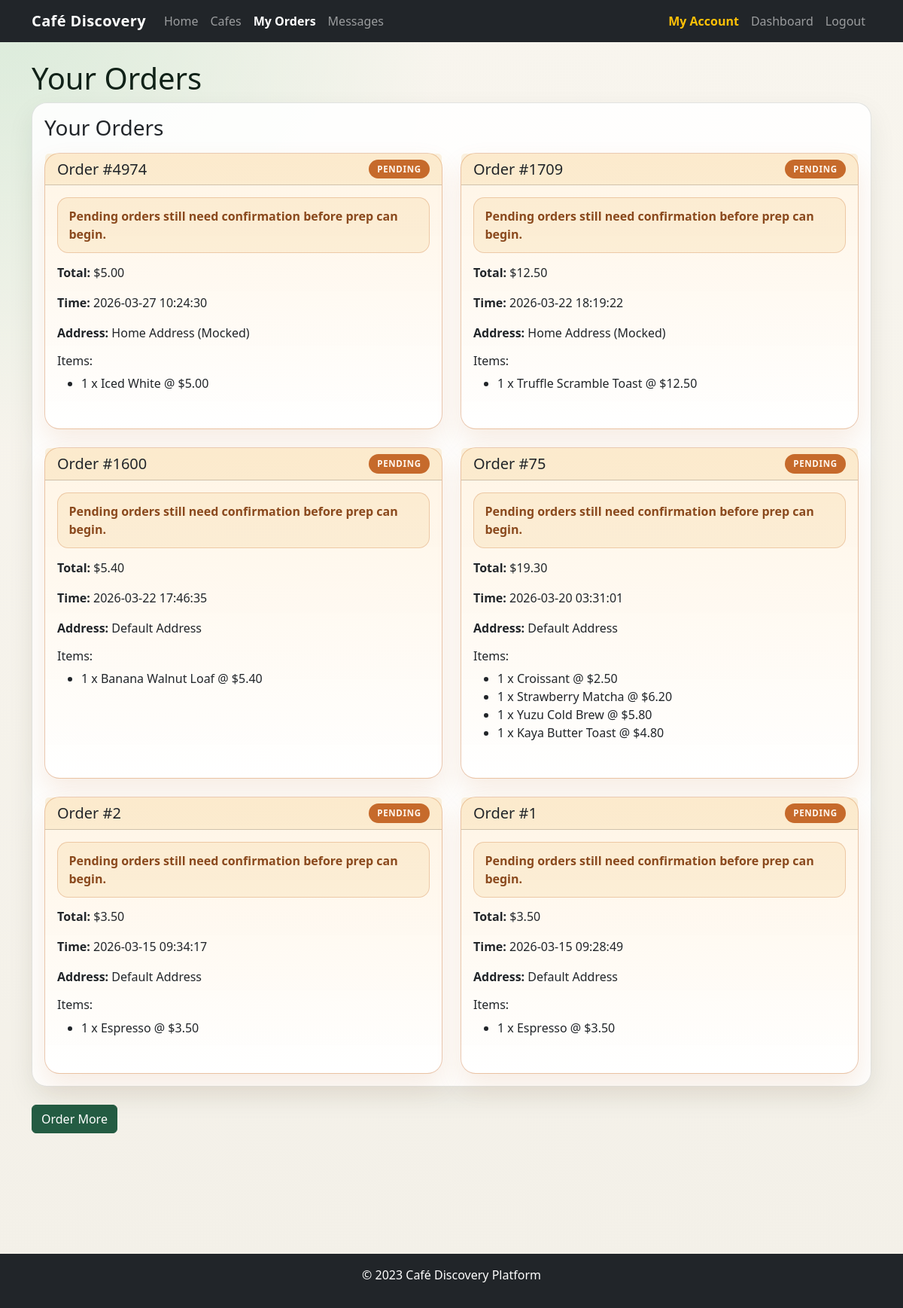
The page /orders on the database its author committed.
### app/models/menu_item.py (models this page shows)
class MenuItem(Base):
    __tablename__ = "menu_items"
    id = Column(Integer, primary_key=True, index=True)
    cafe_id = Column(Integer, ForeignKey("cafes.id"))
    name = Column(String, index=True)
    description = Column(Text)
    price = Column(Float)
    category = Column(String)  # e.g., drink, food
    is_available = Column(Boolean, default=True)
    image_url = Column(String, nullable=True)
    cafe = relationship("Cafe", back_populates="menu_items")
    cost = Column(Float, default=0.0, nullable=False)

### app/models/order.py (models this page shows)
class Order(Base):
    __tablename__ = "orders"
    id = Column(Integer, primary_key=True, index=True)
    customer_id = Column(Integer, ForeignKey("users.id"))
    cafe_id = Column(Integer, ForeignKey("cafes.id"))
    total_amount = Column(Float)
    status = Column(String, default="pending")  # pending, confirmed, preparing, ready, delivered
    order_time = Column(DateTime(timezone=True), server_default=func.now())
    delivery_address = Column(Text)
    notes = Column(Text, nullable=True)
    party_size = Column(Integer, default=1, nullable=False)
    customer = relationship("User")
    cafe = relationship("Cafe", back_populates="orders")
    items = relationship("OrderItem", back_populates="order")

class OrderItem(Base):
    __tablename__ = "order_items"
    id = Column(Integer, primary_key=True, index=True)
    order_id = Column(Integer, ForeignKey("orders.id"))
    menu_item_id = Column(Integer, ForeignKey("menu_items.id"))
    quantity = Column(Integer)
    price = Column(Float)  # price at time of order
    order = relationship("Order", back_populates="items")
    menu_item = relationship("MenuItem")

### main.py (the view)
@app.get("/orders", response_class=HTMLResponse)
async def user_orders(
    request: Request,
    status: str = "",
    date_from: str = "",
    date_to: str = "",
    item_search: str = "",
    customer_search: str = "",
    sort: str = "newest",
    show_all: str = "",
    current_user: User = Depends(get_current_user_optional),
    db: Session = Depends(get_db),
):
    if not current_user:
        return RedirectResponse(url="/login", status_code=302)
    query = db.query(Order).options(
        joinedload(Order.items).joinedload(OrderItem.menu_item),
        joinedload(Order.customer),
        joinedload(Order.cafe),
    )
    if current_user.role == "vendor":
        cafe_ids = [cafe.id for cafe in db.query(Cafe).filter(Cafe.vendor_id == current_user.id).all()]
        query = query.filter(Order.cafe_id.in_(cafe_ids)) if cafe_ids else query.filter(False)
        if status:
            if status == "new":
                query = query.filter(Order.status == "confirmed")
            elif status == "closed":
                query = query.filter(Order.status == "ready")
            else:
                query = query.filter(Order.status == status)
        if date_from:
            try:
                query = query.filter(func.date(Order.order_time) >= datetime.strptime(date_from, "%Y-%m-%d").date())
            except ValueError:
                pass
        if date_to:
            try:
                query = query.filter(func.date(Order.order_time) <= datetime.strptime(date_to, "%Y-%m-%d").date())
            except ValueError:
                pass
        if item_search:
            query = query.join(Order.items).join(OrderItem.menu_item).filter(MenuItem.name.ilike(f"%{item_search.strip()}%"))
        if customer_search:
            query = query.join(Order.customer).filter(
                (User.full_name.ilike(f"%{customer_search.strip()}%")) |
                (User.email.ilike(f"%{customer_search.strip()}%"))
            )
        if sort == "oldest":
            query = query.order_by(Order.order_time.asc())
        elif sort == "highest":
            query = query.order_by(Order.total_amount.desc(), Order.order_time.desc())
        else:
            query = query.order_by(Order.order_time.desc())
        orders = query.distinct().all()
    else:
        orders = query.filter(Order.customer_id == current_user.id).order_by(Order.order_time.desc()).all()
    points_balance = db.query(func.sum(Point.amount)).filter(Point.user_id == current_user.id).scalar() or 0
    order_analytics = build_order_analytics(orders)
    managed_cafe = None
    if current_user.role == "vendor":
        managed_cafe = get_managed_cafe_for_vendor(db, current_user.id)
    status_display_counts = {
        "new": 16,
        "preparing": 5,
        "ready": 10,
        "closed": 20,
    }
    return templates.TemplateResponse(
        "orders.html",
        {
            "request": request,
            "orders": orders,
            "current_user": current_user,
            "points_balance": points_balance,
            "order_analytics": order_analytics,
            "managed_cafe": managed_cafe,
            "status_display_counts": status_display_counts,
            "order_filters": {
                "status": status,
                "date_from": date_from,
                "date_to": date_to,
                "item_search": item_search,
                "customer_search": customer_search,
                "sort": sort,
            },
        },
    )

### app/templates/orders.html (shortened to what this page needs)
{% extends "base.html" %}
{% block content %}
<h1>{% if current_user.role == 'vendor' %}Vendor Orders{% else %}Your Orders{% endif %}</h1>
{% macro order_card(order) -%}
<div class="col-md-6">
    <div class="card h-100 order-card order-card--{{ order.status }}">
        <div class="card-header d-flex justify-content-between align-items-center">
            <h5 class="mb-0">Order #{{ order.id }}</h5>
            {% set status_labels = {
                'pending': 'Pending',
                'confirmed': 'New',
                'preparing': 'Preparing',
                'ready': 'Closed',
                'delivered': 'Delivered'
            } %}
            <span class="badge order-status-badge order-status-badge--{{ order.status }} text-uppercase">{{ status_labels.get(order.status, order.status) }}</span>
        </div>
        <div class="card-body">
            {% if order.status == 'pending' %}
            <p class="order-alert">Pending orders still need confirmation before prep can begin.</p>
            {% endif %}
            <p><strong>Total:</strong> ${{ "%.2f"|format(order.total_amount) }}</p>
            <p><strong>Time:</strong> {{ order.order_time }}</p>
            <p><strong>Address:</strong> {{ order.delivery_address }}</p>
            <h6>Items:</h6>
            <ul>
                {% for item in order.items %}
                <li>{{ item.quantity }} x {{ item.menu_item.name }} @ ${{ "%.2f"|format(item.price) }}</li>
                {% endfor %}
            </ul>
        </div>
    </div>
</div>
{%- endmacro %}
<section class="mb-4">
    <div class="card">
        <div class="card-body">
            <h3 class="mb-3">{% if current_user.role == 'vendor' %}All Orders{% else %}Your Orders{% endif %}</h3>
            {% if orders %}
            <div class="row g-4">
                {% for order in orders %}
                {{ order_card(order) }}
                {% endfor %}
            </div>
            {% else %}
            <p>{% if current_user.role == 'vendor' %}No customer orders have been placed for your cafe yet.{% else %}You have no orders yet.{% endif %}</p>
            {% endif %}
        </div>
    </div>
</section>
<div class="mt-3">
    {% if current_user.role == 'vendor' %}
    <a href="/dashboard" class="btn btn-primary">Back to Dashboard</a>
    {% else %}
    <a href="/cafes" class="btn btn-primary">Order More</a>
    {% endif %}
</div>
{% endblock %}

### app/static/css/style.css (style rules this page uses)
:root { --brand-ink: #112218; --brand-green: #245c43; --brand-green-dark: #163f2d; --brand-mint: #d7ead8; --brand-cream: #f6f3ea; --brand-sand: #ece3d0; --brand-line: rgba(17, 34, 24, 0.12); }
body { background: radial-gradient(circle at top left, rgba(215, 234, 216, 0.9), transparent 28%), linear-gradient(180deg, #f8f5ee 0%, #f3f0e8 100%); color: var(--brand-ink); min-height: 100vh; }
.card, .dashboard-card { margin-bottom: 1rem; border: 1px solid var(--brand-line); border-radius: 1.25rem; box-shadow: 0 14px 35px rgba(28, 45, 34, 0.08); }
.card { background: rgba(255, 255, 255, 0.88); }
.btn-primary { background-color: var(--brand-green); border-color: var(--brand-green); }
.order-card { border-width: 1px; transition: transform 160ms ease, box-shadow 160ms ease, border-color 160ms ease; }
.order-card--pending { background: linear-gradient(180deg, rgba(255, 244, 228, 0.98), rgba(255, 255, 255, 0.96)); border-color: rgba(198, 106, 43, 0.36); box-shadow: 0 16px 34px rgba(198, 106, 43, 0.12); }
.order-card--pending .card-header { background: rgba(240, 201, 122, 0.22); }
.order-status-badge { border-radius: 999px; font-size: 0.72rem; letter-spacing: 0.06em; padding: 0.45rem 0.7rem; }
.order-status-badge--pending { background: #c66a2b; color: #fff7ef; }
.order-alert { background: rgba(240, 201, 122, 0.2); border: 1px solid rgba(198, 106, 43, 0.28); border-radius: 0.9rem; color: #8a491d; font-weight: 600; margin-bottom: 0.85rem; padding: 0.75rem 0.9rem; }

### rows shown on the page
MenuItem: menu_item.name "Iced White"
Order: id "1709", get "PENDING", shows "Pending orders still need confirmation before prep can begin.", total_amount "12.50", order_time "2026-03-22 18:19:22", delivery_address "Home Address (Mocked)"
OrderItem: quantity "1", menu_item.name "Truffle Scramble Toast", price "12.50"
Order: id "1600", get "PENDING", shows "Pending orders still need confirmation before prep can begin.", total_amount "5.40", order_time "2026-03-22 17:46:35", delivery_address "Default Address"
OrderItem: quantity "1", menu_item.name "Banana Walnut Loaf", price "5.40"
Order: id "75", get "PENDING", shows "Pending orders still need confirmation before prep can begin.", total_amount "19.30", order_time "2026-03-20 03:31:01", delivery_address "Default Address"
OrderItem: quantity "1", menu_item.name "Croissant", price "2.50"
OrderItem: quantity "1", menu_item.name "Strawberry Matcha", price "6.20"
OrderItem: quantity "1", menu_item.name "Yuzu Cold Brew", price "5.80"
OrderItem: quantity "1", menu_item.name "Kaya Butter Toast", price "4.80"
Order: id "2", get "PENDING", shows "Pending orders still need confirmation before prep can begin.", total_amount "3.50", order_time "2026-03-15 09:34:17", delivery_address "Default Address"
OrderItem: quantity "1", menu_item.name "Espresso", price "3.50"
Order: id "1", get "PENDING", shows "Pending orders still need confirmation before prep can begin.", total_amount "3.50", order_time "2026-03-15 09:28:49", delivery_address "Default Address"
OrderItem: quantity "1", menu_item.name "Espresso", price "3.50"

### other values the page prints
{{ order.id }} "4974"
{{ status_labels.get(order.status, order.status) }} "PENDING"
{{ "%.2f"|format(order.total_amount) }} "5.00"
{{ order.order_time }} "2026-03-27 10:24:30"
{{ order.delivery_address }} "Home Address (Mocked)"
{{ item.quantity }} "1"
{{ "%.2f"|format(item.price) }} "5.00"
